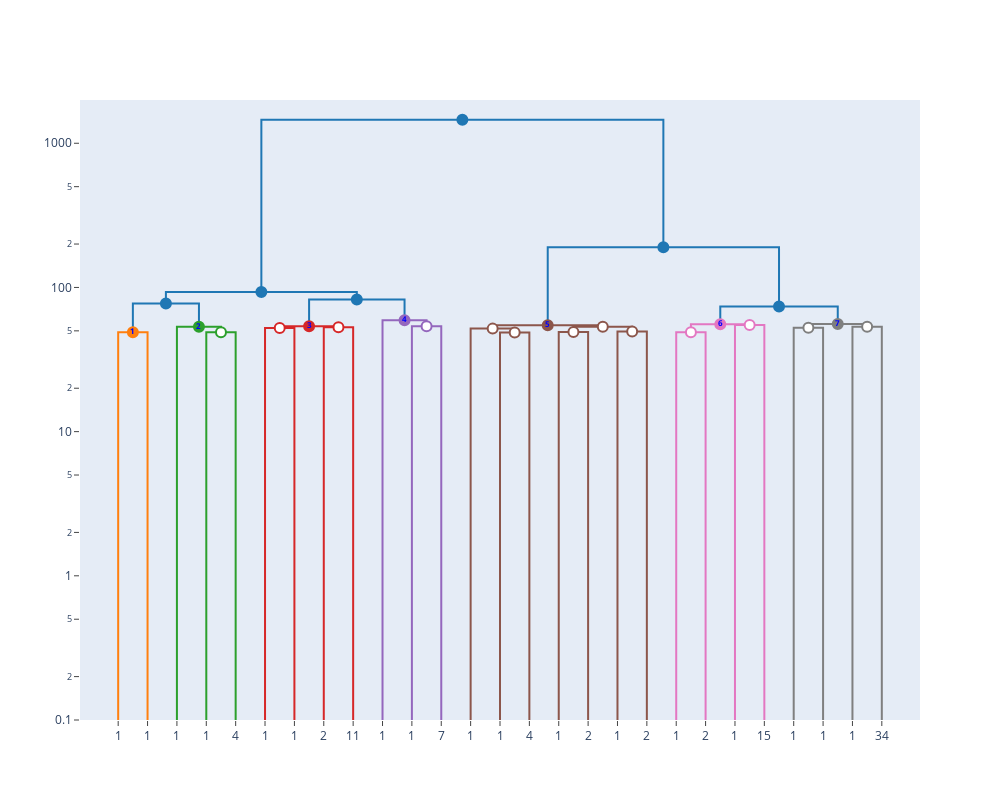

The notebook cell this image was saved under:
### Code cell
imp.reload(idendro)

dd = idendro.Idendro(model, recovered_clusters, threshold)
dd.dendrogram_kwargs.update({'leaf_label_func': dd.get_counts()})

def hovertext_func(point):
    _, tree = dd.get_tree()

    count = tree[point['id']].get_count()
    if point['type'] in ['cluster', 'supercluster']:
        nodes = tree[point['id']].pre_order(lambda x: x.get_id() if x.is_leaf() else None)  
        sds = imp_signals[nodes, :].std(axis=0) 
        return f"Number of items: {count} <br>" + f"Type: {point['type']} <br>" + f"{sds.max():.2f}"
    else:
        return f"Number of items: {count} <br>" + f"Type: {point['type']}"

pltd = dd.to_plotly(
    orientation='top', 
    show_points = True, 
    width=1000,
    height=800,
    point_trace_kwargs = {'textfont_color': 'blue', 'marker': {'size': 10}},
    point_hover_func= hovertext_func
)
pltd.update_yaxes(type='log', range=(-1, 3.3))
pltd

### Figure 1 — Plotly figure (JSON) as saved in the notebook; plotly's stock layout.template omitted (floating-point values rounded to 4 significant figures)
{"data": [{"hoverinfo": "text", "marker": {"color": "#ff7f0e"}, "mode": "lines", "type": "scatter", "x": [5, 5, 15, 15], "y": [0, 48.92, 48.92, 0]}, {"hoverinfo": "text", "marker": {"color": "#2ca02c"}, "mode": "lines", "type": "scatter", "x": [35, 35, 45, 45], "y": [0, 48.81, 48.81, 0]}, {"hoverinfo": "text", "marker": {"color": "#2ca02c"}, "mode": "lines", "type": "scatter", "x": [25, 25, 40, 40], "y": [0, 53.3, 53.3, 48.81]}, {"hoverinfo": "text", "marker": {"color": "#1f77b4"}, "mode": "lines", "type": "scatter", "x": [10, 10, 32.5, 32.5], "y": [48.92, 77.35, 77.35, 53.3]}, {"hoverinfo": "text", "marker": {"color": "#d62728"}, "mode": "lines", "type": "scatter", "x": [55, 55, 65, 65], "y": [0, 52.42, 52.42, 0]}, {"hoverinfo": "text", "marker": {"color": "#d62728"}, "mode": "lines", "type": "scatter", "x": [75, 75, 85, 85], "y": [0, 52.97, 52.97, 0]}, {"hoverinfo": "text", "marker": {"color": "#d62728"}, "mode": "lines", "type": "scatter", "x": [60, 60, 80, 80], "y": [52.42, 53.76, 53.76, 52.97]}, {"hoverinfo": "text", "marker": {"color": "#9467bd"}, "mode": "lines", "type": "scatter", "x": [105, 105, 115, 115], "y": [0, 53.83, 53.83, 0]}, {"hoverinfo": "text", "marker": {"color": "#9467bd"}, "mode": "lines", "type": "scatter", "x": [95, 95, 110, 110], "y": [0, 59.13, 59.13, 53.83]}, {"hoverinfo": "text", "marker": {"color": "#1f77b4"}, "mode": "lines", "type": "scatter", "x": [70, 70, 102.5, 102.5], "y": [53.76, 82.53, 82.53, 59.13]}, {"hoverinfo": "text", "marker": {"color": "#1f77b4"}, "mode": "lines", "type": "scatter", "x": [21.25, 21.25, 86.25, 86.25], "y": [77.35, 93.05, 93.05, 82.53]}, {"hoverinfo": "text", "marker": {"color": "#8c564b"}, "mode": "lines", "type": "scatter", "x": [135, 135, 145, 145], "y": [0, 48.75, 48.75, 0]}, {"hoverinfo": "text", "marker": {"color": "#8c564b"}, "mode": "lines", "type": "scatter", "x": [125, 125, 140, 140], "y": [0, 51.81, 51.81, 48.75]}, {"hoverinfo": "text", "marker": {"color": "#8c564b"}, "mode": "lines", "type": "scatter", "x": [155, 155, 165, 165], "y": [0, 49.03, 49.03, 0]}, {"hoverinfo": "text", "marker": {"color": "#8c564b"}, "mode": "lines", "type": "scatter", "x": [175, 175, 185, 185], "y": [0, 49.46, 49.46, 0]}, {"hoverinfo": "text", "marker": {"color": "#8c564b"}, "mode": "lines", "type": "scatter", "x": [160, 160, 180, 180], "y": [49.03, 53.34, 53.34, 49.46]}, {"hoverinfo": "text", "marker": {"color": "#8c564b"}, "mode": "lines", "type": "scatter", "x": [132.5, 132.5, 170, 170], "y": [51.81, 54.73, 54.73, 53.34]}, {"hoverinfo": "text", "marker": {"color": "#e377c2"}, "mode": "lines", "type": "scatter", "x": [195, 195, 205, 205], "y": [0, 48.93, 48.93, 0]}, {"hoverinfo": "text", "marker": {"color": "#e377c2"}, "mode": "lines", "type": "scatter", "x": [215, 215, 225, 225], "y": [0, 54.82, 54.82, 0]}, {"hoverinfo": "text", "marker": {"color": "#e377c2"}, "mode": "lines", "type": "scatter", "x": [200, 200, 220, 220], "y": [48.93, 55.59, 55.59, 54.82]}, {"hoverinfo": "text", "marker": {"color": "#7f7f7f"}, "mode": "lines", "type": "scatter", "x": [235, 235, 245, 245], "y": [0, 52.5, 52.5, 0]}, {"hoverinfo": "text", "marker": {"color": "#7f7f7f"}, "mode": "lines", "type": "scatter", "x": [255, 255, 265, 265], "y": [0, 53.43, 53.43, 0]}, {"hoverinfo": "text", "marker": {"color": "#7f7f7f"}, "mode": "lines", "type": "scatter", "x": [240, 240, 260, 260], "y": [52.5, 55.85, 55.85, 53.43]}, {"hoverinfo": "text", "marker": {"color": "#1f77b4"}, "mode": "lines", "type": "scatter", "x": [210, 210, 250, 250], "y": [55.59, 73.64, 73.64, 55.85]}, {"hoverinfo": "text", "marker": {"color": "#1f77b4"}, "mode": "lines", "type": "scatter", "x": [151.2, 151.2, 230, 230], "y": [54.73, 189.9, 189.9, 73.64]}, {"hoverinfo": "text", "marker": {"color": "#1f77b4"}, "mode": "lines", "type": "scatter", "x": [53.75, 53.75, 190.6, 190.6], "y": [93.05, 1457.0, 1457.0, 189.9]}, {"hoverinfo": "text", "hovertext": "Number of items: 1 <br>Type: leaf", "marker": {"color": "#ffffff", "line": {"color": "#ff7f0e", "width": 2}, "size": 10}, "mode": "markers+text", "text": "", "textfont": {"color": "blue", "size": 8}, "type": "scatter", "x": [5], "y": [0]}, {"hoverinfo": "text", "hovertext": "Number of items: 1 <br>Type: leaf", "marker": {"color": "#ffffff", "line": {"color": "#ff7f0e", "width": 2}, "size": 10}, "mode": "markers+text", "text": "", "textfont": {"color": "blue", "size": 8}, "type": "scatter", "x": [15], "y": [0]}, {"hoverinfo": "text", "hovertext": "Number of items: 1 <br>Type: leaf", "marker": {"color": "#ffffff", "line": {"color": "#2ca02c", "width": 2}, "size": 10}, "mode": "markers+text", "text": "", "textfont": {"color": "blue", "size": 8}, "type": "scatter", "x": [25], "y": [0]}, {"hoverinfo": "text", "hovertext": "Number of items: 1 <br>Type: leaf", "marker": {"color": "#ffffff", "line": {"color": "#2ca02c", "width": 2}, "size": 10}, "mode": "markers+text", "text": "", "textfont": {"color": "blue", "size": 8}, "type": "scatter", "x": [35], "y": [0]}, {"hoverinfo": "text", "hovertext": "Number of items: 4 <br>Type: leaf", "marker": {"color": "#ffffff", "line": {"color": "#2ca02c", "width": 2}, "size": 10}, "mode": "markers+text", "text": "", "textfont": {"color": "blue", "size": 8}, "type": "scatter", "x": [45], "y": [0]}, {"hoverinfo": "text", "hovertext": "Number of items: 1 <br>Type: leaf", "marker": {"color": "#ffffff", "line": {"color": "#d62728", "width": 2}, "size": 10}, "mode": "markers+text", "text": "", "textfont": {"color": "blue", "size": 8}, "type": "scatter", "x": [55], "y": [0]}, {"hoverinfo": "text", "hovertext": "Number of items: 1 <br>Type: leaf", "marker": {"color": "#ffffff", "line": {"color": "#d62728", "width": 2}, "size": 10}, "mode": "markers+text", "text": "", "textfont": {"color": "blue", "size": 8}, "type": "scatter", "x": [65], "y": [0]}, {"hoverinfo": "text", "hovertext": "Number of items: 2 <br>Type: leaf", "marker": {"color": "#ffffff", "line": {"color": "#d62728", "width": 2}, "size": 10}, "mode": "markers+text", "text": "", "textfont": {"color": "blue", "size": 8}, "type": "scatter", "x": [75], "y": [0]}, {"hoverinfo": "text", "hovertext": "Number of items: 11 <br>Type: leaf", "marker": {"color": "#ffffff", "line": {"color": "#d62728", "width": 2}, "size": 10}, "mode": "markers+text", "text": "", "textfont": {"color": "blue", "size": 8}, "type": "scatter", "x": [85], "y": [0]}, {"hoverinfo": "text", "hovertext": "Number of items: 1 <br>Type: leaf", "marker": {"color": "#ffffff", "line": {"color": "#9467bd", "width": 2}, "size": 10}, "mode": "markers+text", "text": "", "textfont": {"color": "blue", "size": 8}, "type": "scatter", "x": [95], "y": [0]}, {"hoverinfo": "text", "hovertext": "Number of items: 1 <br>Type: leaf", "marker": {"color": "#ffffff", "line": {"color": "#9467bd", "width": 2}, "size": 10}, "mode": "markers+text", "text": "", "textfont": {"color": "blue", "size": 8}, "type": "scatter", "x": [105], "y": [0]}, {"hoverinfo": "text", "hovertext": "Number of items: 7 <br>Type: leaf", "marker": {"color": "#ffffff", "line": {"color": "#9467bd", "width": 2}, "size": 10}, "mode": "markers+text", "text": "", "textfont": {"color": "blue", "size": 8}, "type": "scatter", "x": [115], "y": [0]}, {"hoverinfo": "text", "hovertext": "Number of items: 1 <br>Type: leaf", "marker": {"color": "#ffffff", "line": {"color": "#8c564b", "width": 2}, "size": 10}, "mode": "markers+text", "text": "", "textfont": {"color": "blue", "size": 8}, "type": "scatter", "x": [125], "y": [0]}, {"hoverinfo": "text", "hovertext": "Number of items: 1 <br>Type: leaf", "marker": {"color": "#ffffff", "line": {"color": "#8c564b", "width": 2}, "size": 10}, "mode": "markers+text", "text": "", "textfont": {"color": "blue", "size": 8}, "type": "scatter", "x": [135], "y": [0]}, {"hoverinfo": "text", "hovertext": "Number of items: 4 <br>Type: leaf", "marker": {"color": "#ffffff", "line": {"color": "#8c564b", "width": 2}, "size": 10}, "mode": "markers+text", "text": "", "textfont": {"color": "blue", "size": 8}, "type": "scatter", "x": [145], "y": [0]}, {"hoverinfo": "text", "hovertext": "Number of items: 1 <br>Type: leaf", "marker": {"color": "#ffffff", "line": {"color": "#8c564b", "width": 2}, "size": 10}, "mode": "markers+text", "text": "", "textfont": {"color": "blue", "size": 8}, "type": "scatter", "x": [155], "y": [0]}, {"hoverinfo": "text", "hovertext": "Number of items: 2 <br>Type: leaf", "marker": {"color": "#ffffff", "line": {"color": "#8c564b", "width": 2}, "size": 10}, "mode": "markers+text", "text": "", "textfont": {"color": "blue", "size": 8}, "type": "scatter", "x": [165], "y": [0]}, {"hoverinfo": "text", "hovertext": "Number of items: 1 <br>Type: leaf", "marker": {"color": "#ffffff", "line": {"color": "#8c564b", "width": 2}, "size": 10}, "mode": "markers+text", "text": "", "textfont": {"color": "blue", "size": 8}, "type": "scatter", "x": [175], "y": [0]}, {"hoverinfo": "text", "hovertext": "Number of items: 2 <br>Type: leaf", "marker": {"color": "#ffffff", "line": {"color": "#8c564b", "width": 2}, "size": 10}, "mode": "markers+text", "text": "", "textfont": {"color": "blue", "size": 8}, "type": "scatter", "x": [185], "y": [0]}, {"hoverinfo": "text", "hovertext": "Number of items: 1 <br>Type: leaf", "marker": {"color": "#ffffff", "line": {"color": "#e377c2", "width": 2}, "size": 10}, "mode": "markers+text", "text": "", "textfont": {"color": "blue", "size": 8}, "type": "scatter", "x": [195], "y": [0]}, {"hoverinfo": "text", "hovertext": "Number of items: 2 <br>Type: leaf", "marker": {"color": "#ffffff", "line": {"color": "#e377c2", "width": 2}, "size": 10}, "mode": "markers+text", "text": "", "textfont": {"color": "blue", "size": 8}, "type": "scatter", "x": [205], "y": [0]}, {"hoverinfo": "text", "hovertext": "Number of items: 1 <br>Type: leaf", "marker": {"color": "#ffffff", "line": {"color": "#e377c2", "width": 2}, "size": 10}, "mode": "markers+text", "text": "", "textfont": {"color": "blue", "size": 8}, "type": "scatter", "x": [215], "y": [0]}, {"hoverinfo": "text", "hovertext": "Number of items: 15 <br>Type: leaf", "marker": {"color": "#ffffff", "line": {"color": "#e377c2", "width": 2}, "size": 10}, "mode": "markers+text", "text": "", "textfont": {"color": "blue", "size": 8}, "type": "scatter", "x": [225], "y": [0]}, {"hoverinfo": "text", "hovertext": "Number of items: 1 <br>Type: leaf", "marker": {"color": "#ffffff", "line": {"color": "#7f7f7f", "width": 2}, "size": 10}, "mode": "markers+text", "text": "", "textfont": {"color": "blue", "size": 8}, "type": "scatter", "x": [235], "y": [0]}, {"hoverinfo": "text", "hovertext": "Number of items: 1 <br>Type: leaf", "marker": {"color": "#ffffff", "line": {"color": "#7f7f7f", "width": 2}, "size": 10}, "mode": "markers+text", "text": "", "textfont": {"color": "blue", "size": 8}, "type": "scatter", "x": [245], "y": [0]}, {"hoverinfo": "text", "hovertext": "Number of items: 1 <br>Type: leaf", "marker": {"color": "#ffffff", "line": {"color": "#7f7f7f", "width": 2}, "size": 10}, "mode": "markers+text", "text": "", "textfont": {"color": "blue", "size": 8}, "type": "scatter", "x": [255], "y": [0]}, {"hoverinfo": "text", "hovertext": "Number of items: 34 <br>Type: leaf", "marker": {"color": "#ffffff", "line": {"color": "#7f7f7f", "width": 2}, "size": 10}, "mode": "markers+text", "text": "", "textfont": {"color": "blue", "size": 8}, "type": "scatter", "x": [265], "y": [0]}, {"hoverinfo": "text", "hovertext": "Number of items: 2 <br>Type: cluster <br>0.5506895372567889", "marker": {"color": "#ff7f0e", "line": {"color": "#ff7f0e", "width": 2}, "size": 10}, "mode": "markers+text", "text": "<b>1</b>", "textfont": {"color": "blue", "size": 8}, "type": "scatter", "x": [10], "y": [48.92]}, {"hoverinfo": "text", "hovertext": "Number of items: 5 <br>Type: subcluster", "marker": {"color": "#ffffff", "line": {"color": "#2ca02c", "width": 2}, "size": 10}, "mode": "markers+text", "text": "", "textfont": {"color": "blue", "size": 8}, "type": "scatter", "x": [40], "y": [48.81]}, {"hoverinfo": "text", "hovertext": "Number of items: 6 <br>Type: cluster <br>0.8695989107283236", "marker": {"color": "#2ca02c", "line": {"color": "#2ca02c", "width": 2}, "size": 10}, "mode": "markers+text", "text": "<b>2</b>", "textfont": {"color": "blue", "size": 8}, "type": "scatter", "x": [32.5], "y": [53.3]}, {"hoverinfo": "text", "hovertext": "Number of items: 8 <br>Type: supercluster <br>0.8984219909609193", "marker": {"color": "#1f77b4", "line": {"color": "#1f77b4", "width": 2}, "size": 10}, "mode": "markers+text", "text": "", "textfont": {"color": "blue", "size": 8}, "type": "scatter", "x": [21.25], "y": [77.35]}, {"hoverinfo": "text", "hovertext": "Number of items: 2 <br>Type: subcluster", "marker": {"color": "#ffffff", "line": {"color": "#d62728", "width": 2}, "size": 10}, "mode": "markers+text", "text": "", "textfont": {"color": "blue", "size": 8}, "type": "scatter", "x": [60], "y": [52.42]}, {"hoverinfo": "text", "hovertext": "Number of items: 13 <br>Type: subcluster", "marker": {"color": "#ffffff", "line": {"color": "#d62728", "width": 2}, "size": 10}, "mode": "markers+text", "text": "", "textfont": {"color": "blue", "size": 8}, "type": "scatter", "x": [80], "y": [52.97]}, {"hoverinfo": "text", "hovertext": "Number of items: 15 <br>Type: cluster <br>0.9404091292054696", "marker": {"color": "#d62728", "line": {"color": "#d62728", "width": 2}, "size": 10}, "mode": "markers+text", "text": "<b>3</b>", "textfont": {"color": "blue", "size": 8}, "type": "scatter", "x": [70], "y": [53.76]}, {"hoverinfo": "text", "hovertext": "Number of items: 8 <br>Type: subcluster", "marker": {"color": "#ffffff", "line": {"color": "#9467bd", "width": 2}, "size": 10}, "mode": "markers+text", "text": "", "textfont": {"color": "blue", "size": 8}, "type": "scatter", "x": [110], "y": [53.83]}, {"hoverinfo": "text", "hovertext": "Number of items: 9 <br>Type: cluster <br>0.9113632962899441", "marker": {"color": "#9467bd", "line": {"color": "#9467bd", "width": 2}, "size": 10}, "mode": "markers+text", "text": "<b>4</b>", "textfont": {"color": "blue", "size": 8}, "type": "scatter", "x": [102.5], "y": [59.13]}, {"hoverinfo": "text", "hovertext": "Number of items: 24 <br>Type: supercluster <br>0.9631831839216216", "marker": {"color": "#1f77b4", "line": {"color": "#1f77b4", "width": 2}, "size": 10}, "mode": "markers+text", "text": "", "textfont": {"color": "blue", "size": 8}, "type": "scatter", "x": [86.25], "y": [82.53]}, {"hoverinfo": "text", "hovertext": "Number of items: 32 <br>Type: supercluster <br>0.9730049312428181", "marker": {"color": "#1f77b4", "line": {"color": "#1f77b4", "width": 2}, "size": 10}, "mode": "markers+text", "text": "", "textfont": {"color": "blue", "size": 8}, "type": "scatter", "x": [53.75], "y": [93.05]}, {"hoverinfo": "text", "hovertext": "Number of items: 5 <br>Type: subcluster", "marker": {"color": "#ffffff", "line": {"color": "#8c564b", "width": 2}, "size": 10}, "mode": "markers+text", "text": "", "textfont": {"color": "blue", "size": 8}, "type": "scatter", "x": [140], "y": [48.75]}, {"hoverinfo": "text", "hovertext": "Number of items: 6 <br>Type: subcluster", "marker": {"color": "#ffffff", "line": {"color": "#8c564b", "width": 2}, "size": 10}, "mode": "markers+text", "text": "", "textfont": {"color": "blue", "size": 8}, "type": "scatter", "x": [132.5], "y": [51.81]}, {"hoverinfo": "text", "hovertext": "Number of items: 3 <br>Type: subcluster", "marker": {"color": "#ffffff", "line": {"color": "#8c564b", "width": 2}, "size": 10}, "mode": "markers+text", "text": "", "textfont": {"color": "blue", "size": 8}, "type": "scatter", "x": [160], "y": [49.03]}, {"hoverinfo": "text", "hovertext": "Number of items: 3 <br>Type: subcluster", "marker": {"color": "#ffffff", "line": {"color": "#8c564b", "width": 2}, "size": 10}, "mode": "markers+text", "text": "", "textfont": {"color": "blue", "size": 8}, "type": "scatter", "x": [180], "y": [49.46]}, {"hoverinfo": "text", "hovertext": "Number of items: 6 <br>Type: subcluster", "marker": {"color": "#ffffff", "line": {"color": "#8c564b", "width": 2}, "size": 10}, "mode": "markers+text", "text": "", "textfont": {"color": "blue", "size": 8}, "type": "scatter", "x": [170], "y": [53.34]}, {"hoverinfo": "text", "hovertext": "Number of items: 12 <br>Type: cluster <br>0.9371815812556599", "marker": {"color": "#8c564b", "line": {"color": "#8c564b", "width": 2}, "size": 10}, "mode": "markers+text", "text": "<b>5</b>", "textfont": {"color": "blue", "size": 8}, "type": "scatter", "x": [151.2], "y": [54.73]}, {"hoverinfo": "text", "hovertext": "Number of items: 3 <br>Type: subcluster", "marker": {"color": "#ffffff", "line": {"color": "#e377c2", "width": 2}, "size": 10}, "mode": "markers+text", "text": "", "textfont": {"color": "blue", "size": 8}, "type": "scatter", "x": [200], "y": [48.93]}, {"hoverinfo": "text", "hovertext": "Number of items: 16 <br>Type: subcluster", "marker": {"color": "#ffffff", "line": {"color": "#e377c2", "width": 2}, "size": 10}, "mode": "markers+text", "text": "", "textfont": {"color": "blue", "size": 8}, "type": "scatter", "x": [220], "y": [54.82]}, {"hoverinfo": "text", "hovertext": "Number of items: 19 <br>Type: cluster <br>0.9670784126665471", "marker": {"color": "#e377c2", "line": {"color": "#e377c2", "width": 2}, "size": 10}, "mode": "markers+text", "text": "<b>6</b>", "textfont": {"color": "blue", "size": 8}, "type": "scatter", "x": [210], "y": [55.59]}, {"hoverinfo": "text", "hovertext": "Number of items: 2 <br>Type: subcluster", "marker": {"color": "#ffffff", "line": {"color": "#7f7f7f", "width": 2}, "size": 10}, "mode": "markers+text", "text": "", "textfont": {"color": "blue", "size": 8}, "type": "scatter", "x": [240], "y": [52.5]}, {"hoverinfo": "text", "hovertext": "Number of items: 35 <br>Type: subcluster", "marker": {"color": "#ffffff", "line": {"color": "#7f7f7f", "width": 2}, "size": 10}, "mode": "markers+text", "text": "", "textfont": {"color": "blue", "size": 8}, "type": "scatter", "x": [260], "y": [53.43]}, {"hoverinfo": "text", "hovertext": "Number of items: 37 <br>Type: cluster <br>0.9838064833826162", "marker": {"color": "#7f7f7f", "line": {"color": "#7f7f7f", "width": 2}, "size": 10}, "mode": "markers+text", "text": "<b>7</b>", "textfont": {"color": "blue", "size": 8}, "type": "scatter", "x": [250], "y": [55.85]}, {"hoverinfo": "text", "hovertext": "Number of items: 56 <br>Type: supercluster <br>1.0400181268542943", "marker": {"color": "#1f77b4", "line": {"color": "#1f77b4", "width": 2}, "size": 10}, "mode": "markers+text", "text": "", "textfont": {"color": "blue", "size": 8}, "type": "scatter", "x": [230], "y": [73.64]}, {"hoverinfo": "text", "hovertext": "Number of items: 68 <br>Type: supercluster <br>1.2147729862900953", "marker": {"color": "#1f77b4", "line": {"color": "#1f77b4", "width": 2}, "size": 10}, "mode": "markers+text", "text": "", "textfont": {"color": "blue", "size": 8}, "type": "scatter", "x": [190.6], "y": [189.9]}, {"hoverinfo": "text", "hovertext": "Number of items: 100 <br>Type: supercluster <br>3.2206113828850076", "marker": {"color": "#1f77b4", "line": {"color": "#1f77b4", "width": 2}, "size": 10}, "mode": "markers+text", "text": "", "textfont": {"color": "blue", "size": 8}, "type": "scatter", "x": [122.2], "y": [1457.0]}], "layout": {"autosize": false, "height": 800, "hovermode": "closest", "showlegend": false, "width": 1000, "xaxis": {"mirror": false, "range": [-8, 278], "rangemode": "tozero", "showgrid": false, "showline": true, "showticklabels": true, "tickangle": 0, "tickmode": "array", "ticks": "outside", "ticktext": [1, 1, 1, 1, 4, 1, 1, 2, 11, 1, 1, 7, 1, 1, 4, 1, 2, 1, 2, 1, 2, 1, 15, 1, 1, 1, 34], "tickvals": [5, 15, 25, 35, 45, 55, 65, 75, 85, 95, 105, 115, 125, 135, 145, 155, 165, 175, 185, 195, 205, 215, 225, 235, 245, 255, 265], "type": "linear", "zeroline": false}, "yaxis": {"mirror": false, "range": [-1, 3.3], "rangemode": "tozero", "showgrid": false, "showline": true, "showticklabels": true, "tickangle": 0, "ticks": "outside", "type": "log", "zeroline": false}}}
